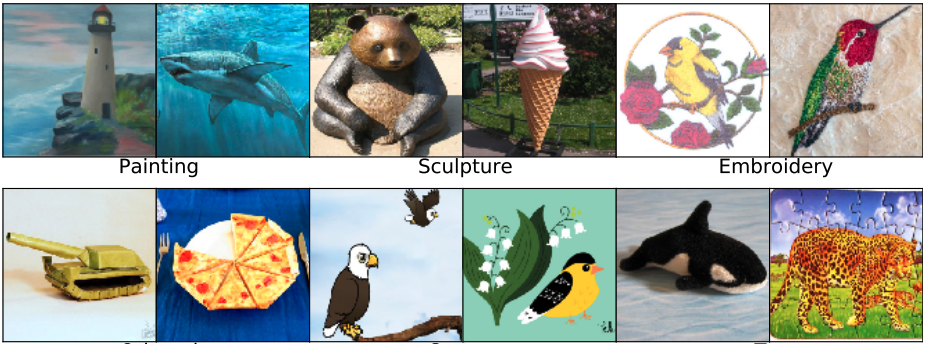
#> input picture A3/input_image.png, 927 x 344 px
$ jupyter execute Problem_3_Countour_Highlighting_+_Colour_Segmentation.ipynb
#> lines starting #> are read from the running program, lines starting #| are printed output that depends on the picture; after the words box and inside, x2 and y2 are one past the last pixel; in counts of white or black regions, pixels touching at a corner belong together
[cell 1]
# Problem 3. Innovative Object Highlighting: Design a creative way to highlight the segmented objects
# within the image.

# USING CONTOUR HIGHLIGHTING

import cv2
import numpy as np
from google.colab.patches import cv2_imshow

image = cv2.imread('input_image.png')
#> image is the input picture: shape (344, 927, 3); mean B, G, R 150.1, 157.1, 147
gray = cv2.cvtColor(image, cv2.COLOR_BGR2GRAY)
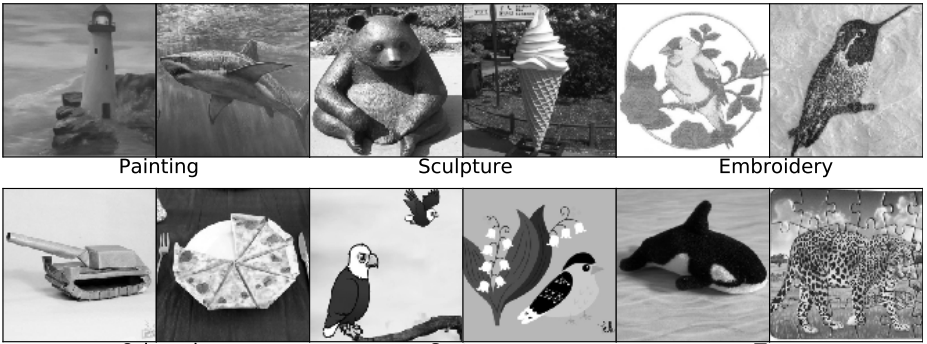
#> gray: shape (344, 927); min 0, max 255, mean 153.3
_, binary = cv2.threshold(gray, 0, 255, cv2.THRESH_BINARY + cv2.THRESH_OTSU)
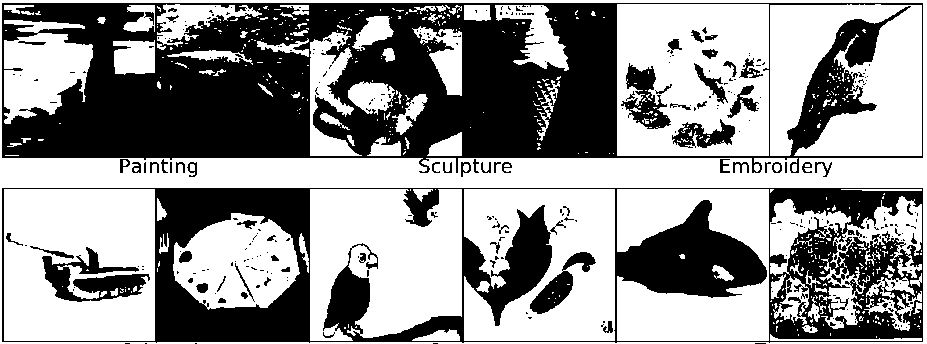
#> binary: shape (344, 927); 57.4% white; 325 black regions (253 under 20 px)
contours, heirarchy = cv2.findContours(binary, cv2.RETR_TREE, cv2.CHAIN_APPROX_SIMPLE)
#> contours = 946 contours, 771 with area under 20; largest, box (x1, y1, x2, y2) and area: (0, 0, 927, 344) 317593, (1, 2, 924, 174) 144230, (1, 187, 924, 344) 142915, (617, 4, 769, 156) 22786, (4, 189, 155, 341) 22650

highlighted_image = np.zeros_like(image)
cv2.drawContours(highlighted_image, contours, -1, (0, 255, 0), 2)
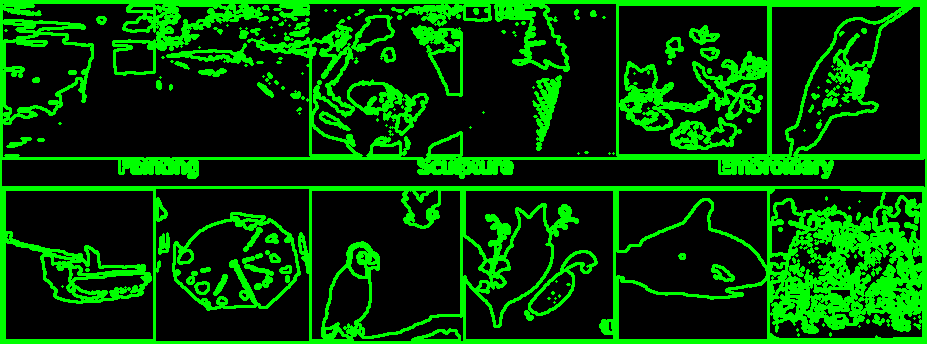
#> highlighted_image: shape (344, 927, 3); mean of channels 0, 1, 2 0, 68, 0; drawn as B, G, R

# input colour image
cv2_imshow(image)

# grayscale image
cv2_imshow(gray)

# binary image
cv2_imshow(binary)

# final contours image
cv2_imshow(highlighted_image)

[cell 2]
# Problem 3. Innovative Object Highlighting: Design a creative way to highlight the segmented objects
# within the image.

# USING COLOUR SEGMENTATION

import cv2
import numpy as np
from google.colab.patches import cv2_imshow

# Convert BGR to HSV Color Space
hsv = cv2.cvtColor(image, cv2.COLOR_BGR2HSV)
#> hsv: shape (344, 927, 3); mean H, S, V 56.8, 79.5, 174.3

# Threshold of blue in HSV space
threshold_for_lower_blue = np.array([60, 35, 140])
threshold_for_upper_blue = np.array([180, 255, 255])

# Overlay Mask
mask = cv2.inRange(hsv, threshold_for_lower_blue, threshold_for_upper_blue)
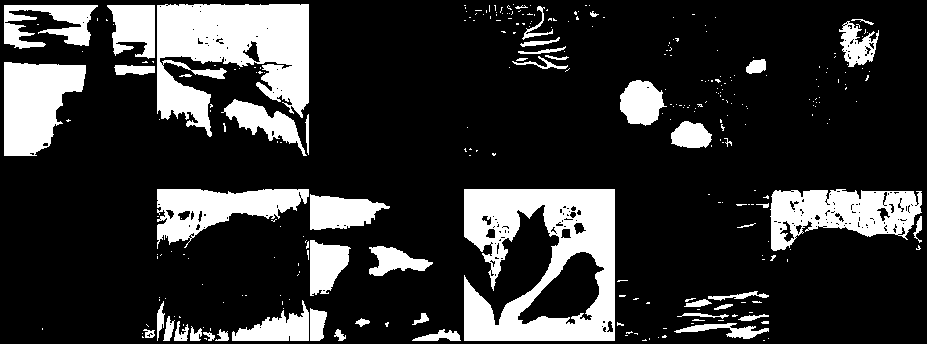
#> mask: shape (344, 927); 19.9% white; 302 white regions (251 under 20 px), largest, box (x1, y1, x2, y2) and area: (464, 189, 615, 341) 14253, (157, 4, 309, 137) 12600, (770, 189, 922, 251) 5729

result = cv2.bitwise_and(image, image, mask = mask)
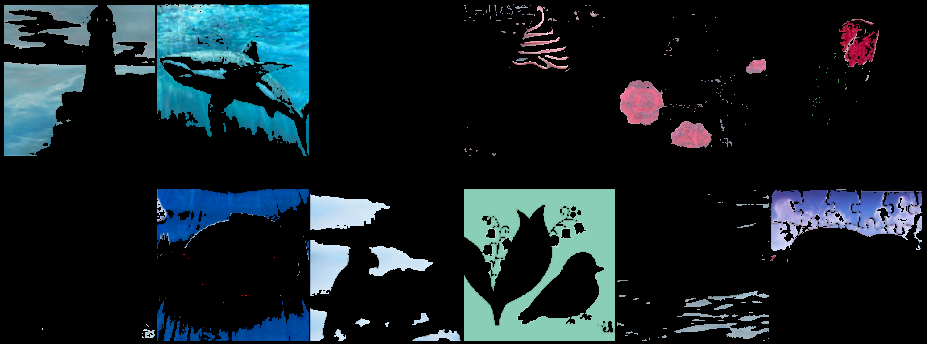
#> result: shape (344, 927, 3); mean B, G, R 36.3, 31.8, 20.5

cv2_imshow(image)
cv2_imshow(mask)
cv2_imshow(result)

$ run again, with A3/n03384352_forklift.JPEG saved as A3/input_image.png
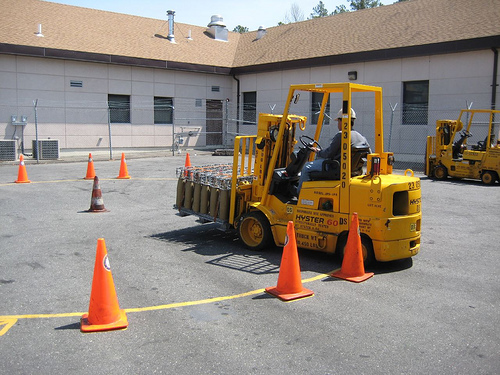
#> input picture A3/n03384352_forklift.JPEG, 500 x 375 px
#> image is the input picture: shape (375, 500, 3); mean B, G, R 127.4, 137, 147.1
#> `_, binary = cv2.threshold(gray, 0, 255, cv2.THRESH_BINARY + cv2.THRESH..`:
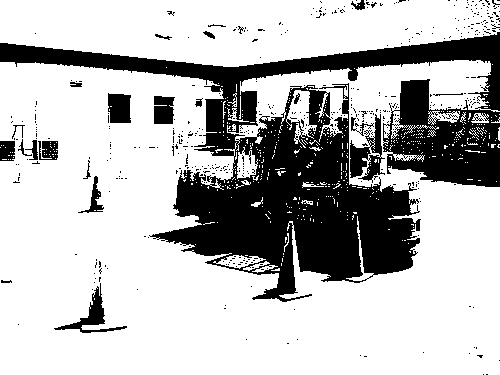
#> binary: shape (375, 500); 72.9% white; 492 black regions (470 under 20 px)
#> contours = 1269 contours, 1228 with area under 20; largest, box (x1, y1, x2, y2) and area: (0, 60, 500, 375) 109422, (0, 0, 500, 67) 25669, (53, 282, 128, 334) 883, (286, 90, 317, 148) 710, (107, 92, 132, 124) 666
#> hsv: shape (375, 500, 3); mean H, S, V 58.6, 48.8, 151
#> mask: shape (375, 500); 1.4% white; 390 white regions (375 under 20 px), largest, box (x1, y1, x2, y2) and area: (46, 0, 182, 15) 1051, (285, 4, 304, 22) 113, (11, 114, 27, 125) 105
#> `result = cv2.bitwise_and(image, image, mask = mask)`:
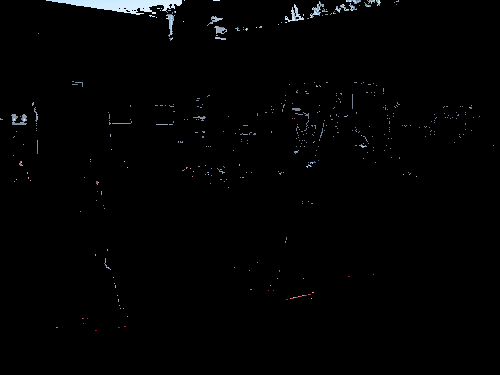
#> result: shape (375, 500, 3); mean B, G, R 2.9, 2.7, 2.5
